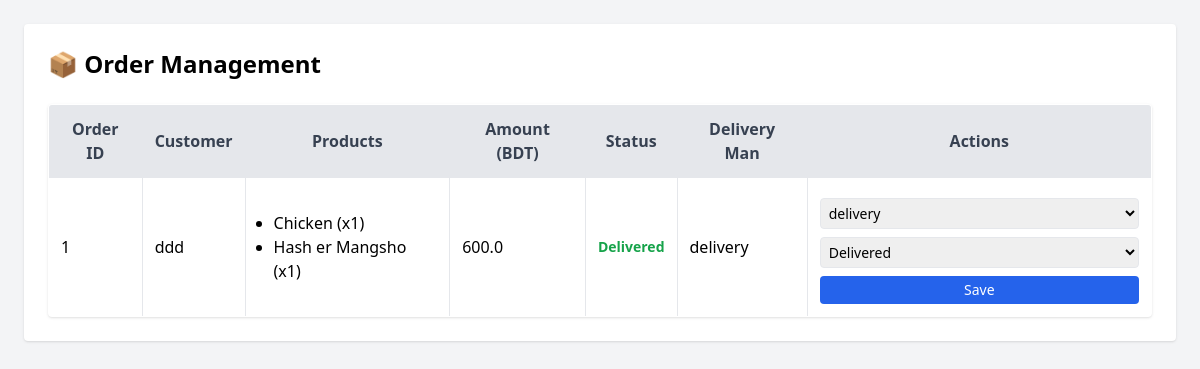
The page /admin/manage-orders (signed in) on the database as committed earlier.
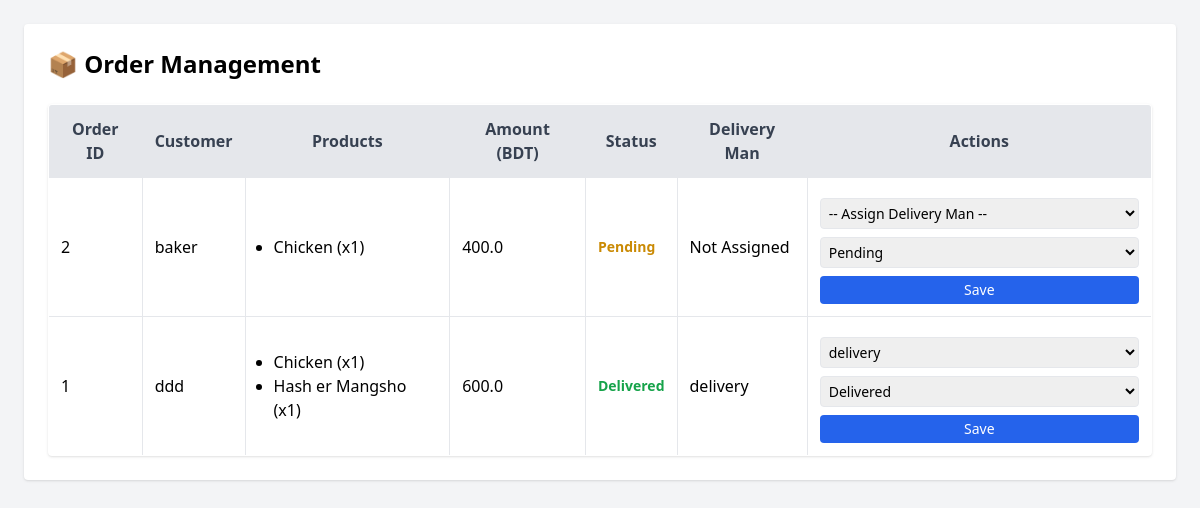
The same page on the database as committed later.
### models.py (models this page shows, shortened)
class Order(db.Model):
    id = db.Column(db.Integer, primary_key=True)
    customer_id = db.Column(db.Integer, db.ForeignKey('user.id'))
    delivery_man_id = db.Column(db.Integer, db.ForeignKey('user.id'))
    status = db.Column(db.String(20), default='Pending')  # Pending, In Transit, Delivered, Cancelled
    total_amount = db.Column(db.Float)
    shipping_address = db.Column(db.Text)
    order_date = db.Column(db.DateTime, default=datetime.utcnow)
    delivery_date = db.Column(db.DateTime)
    priority = db.Column(db.Enum(PriorityLevel), default=PriorityLevel.medium)
    customer = db.relationship('User', foreign_keys=[customer_id], backref='customer_orders')
    delivery_man = db.relationship('User', foreign_keys=[delivery_man_id], backref='delivery_orders')
    @property
    def customer_name(self):
        return self.customer.name if self.customer else "Unknown Customer"

class User(db.Model):
    id = db.Column(db.Integer, primary_key=True)
    email = db.Column(db.String(100), unique=True, nullable=False)
    name = db.Column(db.String(100), nullable=False)
    password = db.Column(db.String(200), nullable=False)
    role = db.Column(db.String(50), nullable=False)  # admin, manager, farmer, delivery_man, customer
    phone = db.Column(db.String(20))
    address = db.Column(db.Text)
    blood_group = db.Column(db.String(5))
    image = db.Column(db.String(200))

class OrderItem(db.Model):
    id = db.Column(db.Integer, primary_key=True)
    order_id = db.Column(db.Integer, db.ForeignKey('order.id'))
    product_id = db.Column(db.Integer, db.ForeignKey('product.id'))
    quantity = db.Column(db.Integer, default=1)
    price = db.Column(db.Float)
    order = db.relationship('Order', backref='items')
    product = db.relationship('Product')

class Product(db.Model):
    id = db.Column(db.Integer, primary_key=True)
    name = db.Column(db.String(100), nullable=False)
    category = db.Column(db.String(100), nullable=False)
    quantity = db.Column(db.Integer, nullable=False)
    unit_price = db.Column(db.Float, nullable=False)
    product_description = db.Column(db.String(200), nullable=True)
    image = db.Column(db.String(100), nullable=True)  # Add this line for the image
    added_by = db.Column(db.Integer, db.ForeignKey('user.id'), nullable=False)

### app.py (the view, shortened to what this page needs)
@app.route('/admin/manage-orders', methods=['GET', 'POST'])
def manage_orders():
    if 'user_id' not in session:
        return redirect(url_for('login'))
    user = User.query.get(session['user_id'])
    if not user or user.role not in ['admin', 'manager']:
        return redirect(url_for('login'))
    orders = Order.query.all()
    now = datetime.utcnow()
    for order in orders:
        urgent = (
            order.total_amount and order.total_amount > 1000
        ) or (
            order.delivery_date and order.delivery_date - now < timedelta(hours=6)
        )
        order.priority = PriorityLevel.high if urgent else PriorityLevel.medium
    db.session.commit()
    orders = Order.query.order_by(Order.priority.desc(), Order.order_date.desc()).all()
    delivery_men = User.query.filter_by(role='delivery_man').all()
    return render_template('admin_manager_orders.html', user=user, orders=orders, delivery_men=delivery_men)

### templates/admin_manager_orders.html (shortened to what this page needs)
<!DOCTYPE html>
<html lang="en">
<head>
    <script src="https://cdn.tailwindcss.com"></script>
</head>
<body class="bg-gray-100 p-6">
  <div class="max-w-7xl mx-auto bg-white p-6 rounded shadow">
    <h1 class="text-2xl font-bold mb-6">📦 Order Management</h1>
    <table class="min-w-full bg-white border rounded shadow overflow-hidden">
      <thead class="bg-gray-200 text-gray-700">
        <tr>
          <th class="p-3 border">Order ID</th>
          <th class="p-3 border">Customer</th>
          <th class="p-3 border">Products</th>
          <th class="p-3 border">Amount (BDT)</th>
          <th class="p-3 border">Status</th>
          <th class="p-3 border">Delivery Man</th>
          <th class="p-3 border">Actions</th>
        </tr>
      </thead>
      <tbody>
        {% for order in orders %}
        <tr class="border-t">
          <td class="p-3 border">{{ order.id }}</td>
          <td class="p-3 border">{{ order.customer_name }}</td>
          <td class="p-3 border">
            <ul class="list-disc pl-4">
              {% for item in order.items %}
              <li>{{ item.product.name }} (x{{ item.quantity }})</li>
              {% endfor %}
            </ul>
          </td>
          <td class="p-3 border">{{ order.total_amount }}</td>
          <td class="p-3 border font-semibold text-sm">
            <span class="{% if order.status == 'Pending' %}text-yellow-600{% elif order.status == 'In Transit' %}text-blue-600{% elif order.status == 'Delivered' %}text-green-600{% endif %}">
              {{ order.status }}
            </span>
          </td>
          <td class="p-3 border">
            {{ order.delivery_man.name if order.delivery_man else "Not Assigned" }}
          </td>
          <td class="p-3 border">
            <form method="POST" class="space-y-2">
              <select name="delivery_man_id" class="border p-1 rounded w-full text-sm">
                <option value="">-- Assign Delivery Man --</option>
                {% for man in delivery_men %}
                  <option value="{{ man.id }}" {% if order.delivery_man_id == man.id %}selected{% endif %}>
                    {{ man.name }}
                  </option>
                {% endfor %}
              </select>
              <select name="status" class="border p-1 rounded w-full text-sm">
                <option value="Pending" {% if order.status == 'Pending' %}selected{% endif %}>Pending</option>
                <option value="Delivered" {% if order.status == 'Delivered' %}selected{% endif %}>Delivered</option>
              </select>
              <button type="submit" class="bg-blue-600 text-white w-full py-1 rounded hover:bg-blue-700 text-sm">
                Save
              </button>
            </form>
          </td>
        </tr>
        {% else %}
        <tr>
          <td colspan="7" class="p-4 text-center text-gray-500">No orders found.</td>
        </tr>
        {% endfor %}
      </tbody>
    </table>
  </div>
</body>
</html>

Rows that differ between the two databases and show on the page:
added Order: id "2", customer_name "baker", total_amount "400.0", status "Pending", delivery_man "Not Assigned"
added OrderItem: product.name "Chicken", quantity "1", shown under "2"
